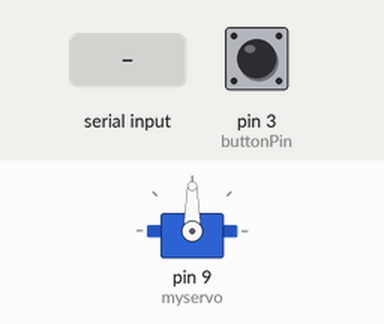
Simulated run of this sketch. Board: Arduino Uno, built with avr-gcc and run on an emulated ATmega328P. Parts: servo. The test bench sets the inputs (shaded band); at power-on: pin 3 (buttonPin) LOW.

Above: at 1.2 s.
1.3 s: byte 1 (1) received over Serial
At 2.5 s:
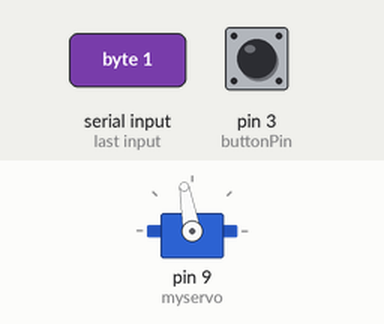
2.8 s: byte 3 (3) received over Serial
At 3.6 s:
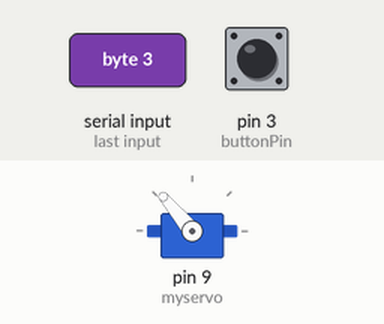
4.3 s: byte 5 (5) received over Serial
At 4.8 s:
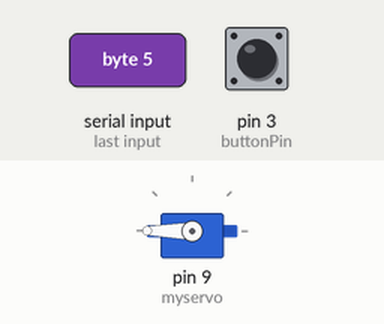
5.8 s: byte 2 (2) received over Serial
At 7.0 s:
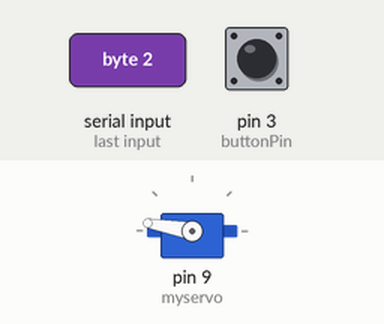
7.3 s: byte 4 (4) received over Serial
At 8.2 s:
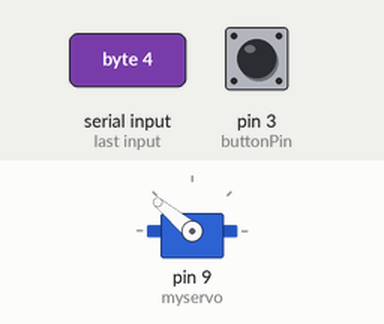
8.8 s: byte 6 (6) received over Serial
At 9.4 s:
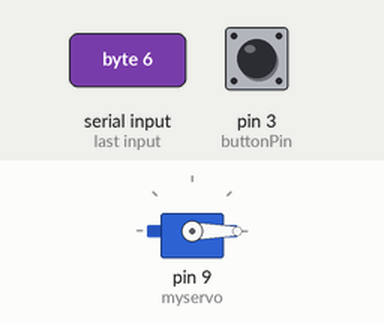
Timing chart, 0 to 11.3 s (numbered marks = the images above; inputs shaded):
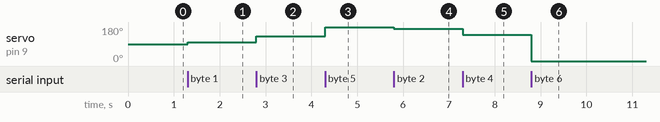

The sketch:

CyberVoice_Demo_VC_Camera_Stand.ino
```cpp
#include <Servo.h>

Servo myservo;  // create servo object to control a servo
// twelve servo objects can be created on most boards

const byte buttonPin = 3;       // 按鈕接在 Pin 3
unsigned long lastTime = 0;     // 儲存中斷觸發的時間
int buttonState = LOW;          // 儲存按鈕的狀態
int id = 0;                     // 儲存 Serial 的回傳值
int pos = 90;                   // 一開始先置中 90 度

void setup() {
  pinMode(buttonPin, INPUT);    // 將按鈕腳位設為數位輸入腳位
  myservo.attach(9);            // Servo PWM 輸入接在 Pin 9
  Serial.begin(115200);          // 初始化 Serial 物件並設定 115200bps

  // 指定 1 號中斷發生 RISING (電位由低變高) 時，
  // 呼叫自訂的函式 myISR
  attachInterrupt(1, myISR, RISING);
}

void loop() {
  // 若偵測到 Serial 回傳值，儲存到 id
  if (Serial.available()) {
    id = Serial.read();

    // 依照 id 值來判斷應該執行哪一個特效
    switch (id) {
      // Serial 回傳 0，代表向 Serial 傳送指令執行成功
      case 0:
        break;
      // Serial 回傳正整數，代表辨識到的指令 ID
      case 1:
        TurnAround("LEFT", 10);        // 向左轉 10 度
        break;
      case 2:
        TurnAround("RIGHT", 10);       // 向右轉 10 度
        break;
      case 3:
        TurnAround("LEFT", 30);       // 向左轉 30 度
        break;
      case 4:
        TurnAround("RIGHT", 30);      // 向右轉 30 度
        break;
      case 5:
        TurnAround("LEFT", 180);       // 向左轉到底
        break;
      case 6:
        TurnAround("RIGHT", 180);      // 向右轉到底
        break;
      // Serial 回傳負數，代表向 Serial 傳送指令執行失敗
      default:
        break;
    }
  }
}


//  自訂的中斷處理函式
void myISR() {
  // 不同的按壓開關硬體，可能需使用不同的時間間隔來消除彈跳，
  // 若測試按鈕時發現異常，請嘗試調整時間間隔
  if (millis() - lastTime > 200) { // 距上次中斷已超過一段時間
    if (buttonState == LOW)
    {
      buttonState = HIGH;
      // 向 Serial 傳送指令: 開始錄音
      Serial.println("CYB6");
    }
    else
    {
      buttonState = LOW;
      // 向 Serial 傳送指令: 停止錄音
      Serial.println("CYB2");
    }
    lastTime = millis();  // 記錄本次中斷的時間
  }
}

void TurnAround(String direct, int angle) {
  if (direct == "LEFT")
    pos += angle;
  else if (direct == "RIGHT")
    pos -= angle;

  if (pos > 180)
    pos = 180;
  else if (pos < 0)
    pos = 0;

  myservo.write(pos);       // 通知 servo 轉到 'pos' 度
}
```

Measured:
- after the input at 1.3 s, servo on pin 9 (myservo): 90° → 100° at once
- after the input at 2.8 s, servo on pin 9 (myservo): 100° → 130° at once
- after the input at 4.3 s, servo on pin 9 (myservo): 130° → 180° at once
- after the input at 5.8 s, servo on pin 9 (myservo): 180° → 170° at once
- after the input at 7.3 s, servo on pin 9 (myservo): 170° → 140° at once
- after the input at 8.8 s, servo on pin 9 (myservo): 140° → 0° at once
